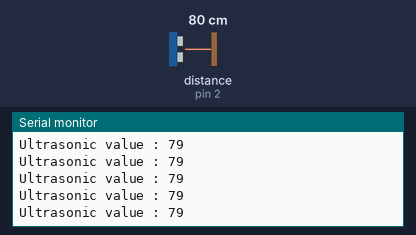
This sketch was run on a simulated Arduino Uno, built with avr-gcc and run on an emulated ATmega328P. Shown: the last lines printed to the serial monitor. Wiring (inferred from the names in the program): ultrasonic range finder: trigger pin 4; echo pin 2. The inputs (shaded band) are chosen by the test bench; at power-on: distance to the obstacle (sensor on pin 2) 80 cm. The echo pulse lasts 58.3 µs per cm.

Above: at 1.2 s.
1.3 s: distance to the obstacle (sensor on pin 2) set to 2 cm
At 1.48 s:
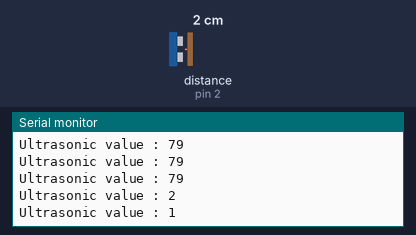
4.3 s: distance to the obstacle (sensor on pin 2) set to 250 cm
At 4.51 s:
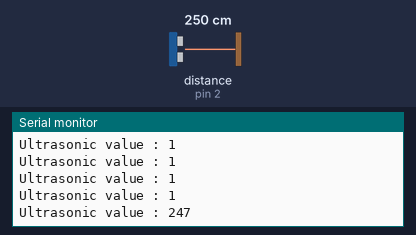
Timing chart, 0 to 7.3 s (numbered marks = the images above; inputs shaded):
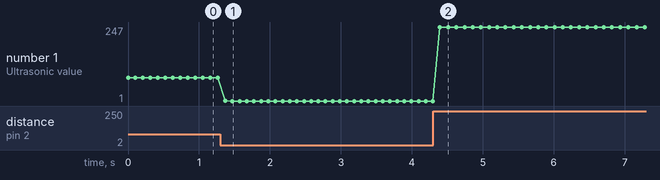

Measured:
- after the input at 1.3 s, the serial monitor: prints a new line after 0.07 s (image 1)
- after the input at 4.3 s, the serial monitor: prints a new line after 0.10 s (image 2)
- plotted number 1: 79 → 1 after the input at 1.3 s, 1 → 247 after the input at 4.3 s

The sketch:

1_1_Ultrasonic.ino
```cpp
#define echo 2
#define trig 4

int read_ultrasonic(){
  float duration, distance;

  // 10us 동안 trig핀 high로 설정
  digitalWrite(trig, HIGH);
  delayMicroseconds(10);
  digitalWrite(trig, LOW);

  duration = pulseIn(echo, HIGH); // echo 시간 측정
  distance = duration * 0.034 / 2;
  return distance;
}

void setup() {
  // put your setup code here, to run once:
  Serial.begin(9600);

  pinMode(trig, OUTPUT);
  pinMode(echo, INPUT);
}

void loop() {
  // 측정 거리 출력
  Serial.print("Ultrasonic value : ");
  Serial.println(read_ultrasonic());
  delay(100);
}
```
